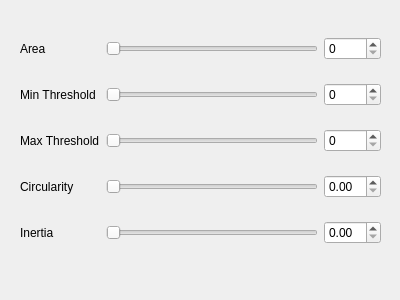
<?xml version="1.0" encoding="UTF-8"?>
<ui version="4.0">
 <class>Dialog_myDialog</class>
 <widget class="QDialog" name="Dialog_myDialog">
  <property name="geometry">
   <rect>
    <x>0</x>
    <y>0</y>
    <width>400</width>
    <height>300</height>
   </rect>
  </property>
  <property name="windowTitle">
   <string>Dialog</string>
  </property>
  <widget class="QWidget" name="layoutWidget">
   <property name="geometry">
    <rect>
     <x>20</x>
     <y>20</y>
     <width>361</width>
     <height>241</height>
    </rect>
   </property>
   <layout class="QGridLayout" name="gridLayout">
    <item row="1" column="2">
     <widget class="QSpinBox" name="spinBox_Threshold"/>
    </item>
    <item row="3" column="2">
     <widget class="QDoubleSpinBox" name="doubleSpinBox_Circularity"/>
    </item>
    <item row="0" column="1">
     <widget class="QSlider" name="horizontalSlider_Area">
      <property name="maximum">
       <number>10000</number>
      </property>
      <property name="orientation">
       <enum>Qt::Horizontal</enum>
      </property>
     </widget>
    </item>
    <item row="4" column="0">
     <widget class="QLabel" name="label_inertia">
      <property name="text">
       <string>Inertia</string>
      </property>
     </widget>
    </item>
    <item row="4" column="1">
     <widget class="QSlider" name="horizontalSlider_Inertia">
      <property name="maximum">
       <number>1</number>
      </property>
      <property name="orientation">
       <enum>Qt::Horizontal</enum>
      </property>
     </widget>
    </item>
    <item row="4" column="2">
     <widget class="QDoubleSpinBox" name="doubleSpinBox_2"/>
    </item>
    <item row="0" column="2">
     <widget class="QSpinBox" name="spinBox_Area"/>
    </item>
    <item row="1" column="1">
     <widget class="QSlider" name="horizontalSlider_minThreshold">
      <property name="orientation">
       <enum>Qt::Horizontal</enum>
      </property>
     </widget>
    </item>
    <item row="0" column="0">
     <widget class="QLabel" name="label_area">
      <property name="text">
       <string>Area</string>
      </property>
     </widget>
    </item>
    <item row="1" column="0">
     <widget class="QLabel" name="label_minThreshold">
      <property name="text">
       <string>Min Threshold</string>
      </property>
     </widget>
    </item>
    <item row="3" column="1">
     <widget class="QSlider" name="horizontalSlider_Circularity">
      <property name="maximum">
       <number>1</number>
      </property>
      <property name="orientation">
       <enum>Qt::Horizontal</enum>
      </property>
     </widget>
    </item>
    <item row="3" column="0">
     <widget class="QLabel" name="label_circularity">
      <property name="text">
       <string>Circularity</string>
      </property>
     </widget>
    </item>
    <item row="2" column="2">
     <widget class="QSpinBox" name="spinBox_maxThreshold"/>
    </item>
    <item row="2" column="0">
     <widget class="QLabel" name="label_maxThreshold">
      <property name="text">
       <string>Max Threshold</string>
      </property>
     </widget>
    </item>
    <item row="2" column="1">
     <widget class="QSlider" name="horizontalSlider_maxThreshold">
      <property name="orientation">
       <enum>Qt::Horizontal</enum>
      </property>
     </widget>
    </item>
   </layout>
  </widget>
 </widget>
 <resources/>
 <connections/>
</ui>
